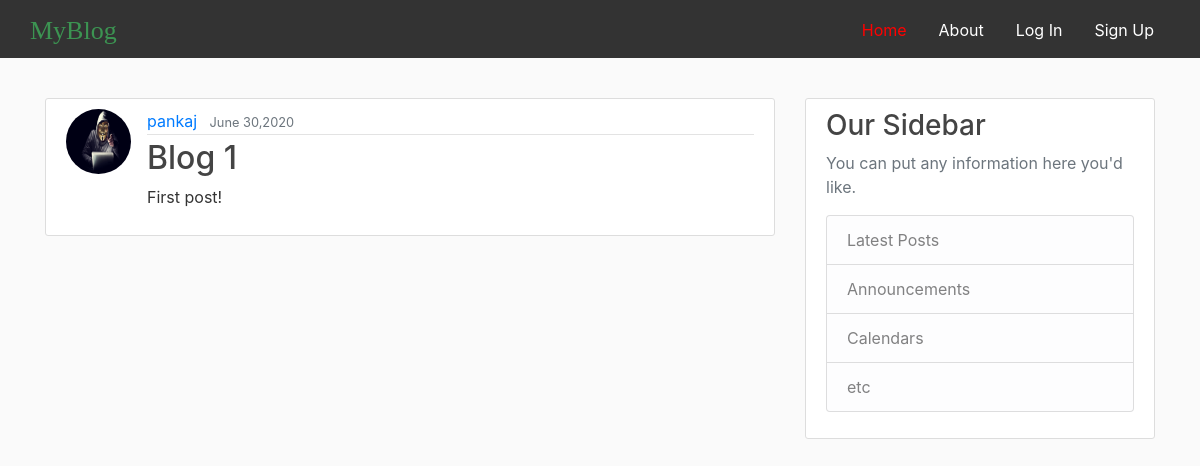
The app's page /post/1/ with its own data.
### blog/models.py (models this page shows, shortened)
class Post(models.Model):
    title=models.CharField(max_length=100)
    content=models.TextField()
    date_posted=models.DateTimeField(default=timezone.now)
    author=models.ForeignKey(User,on_delete=models.CASCADE)

### users/models.py (models this page shows, shortened)
class Profile(models.Model):
    user=models.OneToOneField(User,on_delete=models.CASCADE)
    image=models.ImageField(default='profile_pics/default.jpg',upload_to='profile_pics')

### blog/views.py (the view)
# urls.py: path('post/<int:pk>/',PostDetailView.as_view(),name='post-detail' ),
class PostDetailView(DetailView):
    model=Post

### blog/templates/blog/post_detail.html (shortened to what this page needs)
{% extends "blog/base.html" %}
{% block content %}
        <article class="media content-section">
          <img src="{{ object.author.profile.image.url }}" class="rounded-circle article-img">
          <div class="media-body">
            <div class="article-metadata">
                <a class="mr-2" href="{% url 'user-posts' object.author.username %}">{{ object.author }}</a>
              <small class="text-muted">{{ object.date_posted|date:"F d,Y" }}</small>
            </div>
            <h2 class="article-title">{{ object.title }}</h2>
            <p class="article-content">{{ object.content }}</p>
          </div>
        </article>
{% endblock content %}

### blog/static/blog/main.css (style rules this page uses)
* { box-sizing: border-box; }
body { background: #fafafa; color: #333333; margin: 0; padding: 0; }
h1, h2, h3, h4, h5, h6 { color: #444444; }
.content-section { background: #ffffff; padding: 10px 20px; border: 1px solid #dddddd; border-radius: 3px; margin-bottom: 20px; }
.article-title { color: #444444; }
.article-content { white-space: pre-line; }
.article-img { height: 65px; width: 65px; margin-right: 16px; }
.article-metadata { padding-bottom: 1px; margin-bottom: 4px; border-bottom: 1px solid #e3e3e3 }

### records on screen
Post: author.profile.image (picture), author "pankaj", date_posted "June 30,2020", title "Blog 1", content "First post!"
